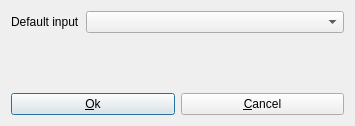
<?xml version="1.0" encoding="UTF-8"?>
<ui version="4.0">
 <class>MVPPlayerSettingsDialog</class>
 <widget class="QDialog" name="MVPPlayerSettingsDialog">
  <property name="geometry">
   <rect>
    <x>0</x>
    <y>0</y>
    <width>355</width>
    <height>126</height>
   </rect>
  </property>
  <property name="windowTitle">
   <string>MVP Player - Settings</string>
  </property>
  <property name="windowIcon">
   <iconset resource="../resources/mvpplayer.qrc">
    <normaloff>:/mvpplayer/toolbar/applications-settings.png</normaloff>:/mvpplayer/toolbar/applications-settings.png</iconset>
  </property>
  <property name="modal">
   <bool>true</bool>
  </property>
  <layout class="QVBoxLayout" name="verticalLayout">
   <item>
    <layout class="QFormLayout" name="formLayout">
     <property name="sizeConstraint">
      <enum>QLayout::SetDefaultConstraint</enum>
     </property>
     <property name="fieldGrowthPolicy">
      <enum>QFormLayout::AllNonFixedFieldsGrow</enum>
     </property>
     <item row="0" column="0">
      <widget class="QLabel" name="lblDefaultInput">
       <property name="text">
        <string>Default input</string>
       </property>
      </widget>
     </item>
     <item row="0" column="1">
      <widget class="QComboBox" name="comboDefaultInput"/>
     </item>
    </layout>
   </item>
   <item>
    <spacer name="verticalSpacer">
     <property name="orientation">
      <enum>Qt::Vertical</enum>
     </property>
     <property name="sizeHint" stdset="0">
      <size>
       <width>20</width>
       <height>40</height>
      </size>
     </property>
    </spacer>
   </item>
   <item>
    <layout class="QHBoxLayout" name="horizontalLayout">
     <property name="sizeConstraint">
      <enum>QLayout::SetDefaultConstraint</enum>
     </property>
     <property name="topMargin">
      <number>12</number>
     </property>
     <item>
      <widget class="QPushButton" name="pushButton">
       <property name="text">
        <string>&amp;Ok</string>
       </property>
       <property name="default">
        <bool>true</bool>
       </property>
       <property name="flat">
        <bool>false</bool>
       </property>
      </widget>
     </item>
     <item>
      <widget class="QPushButton" name="pushButton_2">
       <property name="text">
        <string>&amp;Cancel</string>
       </property>
      </widget>
     </item>
    </layout>
   </item>
  </layout>
 </widget>
 <resources>
  <include location="../resources/mvpplayer.qrc"/>
 </resources>
 <connections/>
</ui>
